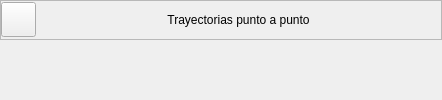
                <widget class="QWidget" name="sk_U2_T2">
                 <layout class="QVBoxLayout" name="verticalLayout_27">
                  <property name="spacing">
                   <number>5</number>
                  </property>
                  <property name="leftMargin">
                   <number>0</number>
                  </property>
                  <property name="topMargin">
                   <number>0</number>
                  </property>
                  <property name="rightMargin">
                   <number>0</number>
                  </property>
                  <property name="bottomMargin">
                   <number>0</number>
                  </property>
                  <item>
                   <widget class="QFrame" name="frame_27">
                    <property name="minimumSize">
                     <size>
                      <width>0</width>
                      <height>35</height>
                     </size>
                    </property>
                    <property name="maximumSize">
                     <size>
                      <width>16777215</width>
                      <height>40</height>
                     </size>
                    </property>
                    <property name="frameShape">
                     <enum>QFrame::StyledPanel</enum>
                    </property>
                    <property name="frameShadow">
                     <enum>QFrame::Raised</enum>
                    </property>
                    <layout class="QHBoxLayout" name="horizontalLayout_12">
                     <property name="spacing">
                      <number>0</number>
                     </property>
                     <property name="sizeConstraint">
                      <enum>QLayout::SetDefaultConstraint</enum>
                     </property>
                     <property name="leftMargin">
                      <number>0</number>
                     </property>
                     <property name="topMargin">
                      <number>0</number>
                     </property>
                     <property name="rightMargin">
                      <number>0</number>
                     </property>
                     <property name="bottomMargin">
                      <number>0</number>
                     </property>
                     <item>
                      <widget class="QPushButton" name="bt_return_8">
                       <property name="minimumSize">
                        <size>
                         <width>35</width>
                         <height>35</height>
                        </size>
                       </property>
                       <property name="maximumSize">
                        <size>
                         <width>35</width>
                         <height>35</height>
                        </size>
                       </property>
                       <property name="text">
                        <string/>
                       </property>
                       <property name="icon">
                        <iconset>
                         <normaloff>resources/images/MainWindow/return.svg</normaloff>resources/images/MainWindow/return.svg</iconset>
                       </property>
                       <property name="iconSize">
                        <size>
                         <width>35</width>
                         <height>35</height>
                        </size>
                       </property>
                      </widget>
                     </item>
                     <item>
                      <spacer name="horizontalSpacer_19">
                       <property name="orientation">
                        <enum>Qt::Horizontal</enum>
                       </property>
                       <property name="sizeHint" stdset="0">
                        <size>
                         <width>131</width>
                         <height>20</height>
                        </size>
                       </property>
                      </spacer>
                     </item>
                     <item>
                      <widget class="QLabel" name="label_11">
                       <property name="text">
                        <string>Trayectorias punto a punto</string>
                       </property>
                       <property name="alignment">
                        <set>Qt::AlignCenter</set>
                       </property>
                      </widget>
                     </item>
                     <item>
                      <spacer name="horizontalSpacer_20">
                       <property name="orientation">
                        <enum>Qt::Horizontal</enum>
                       </property>
                       <property name="sizeHint" stdset="0">
                        <size>
                         <width>131</width>
                         <height>20</height>
                        </size>
                       </property>
                      </spacer>
                     </item>
                    </layout>
                   </widget>
                  </item>
                  <item>
                   <widget class="ContenidosTemas" name="U2_T2" native="true"/>
                  </item>
                 </layout>
                </widget>
